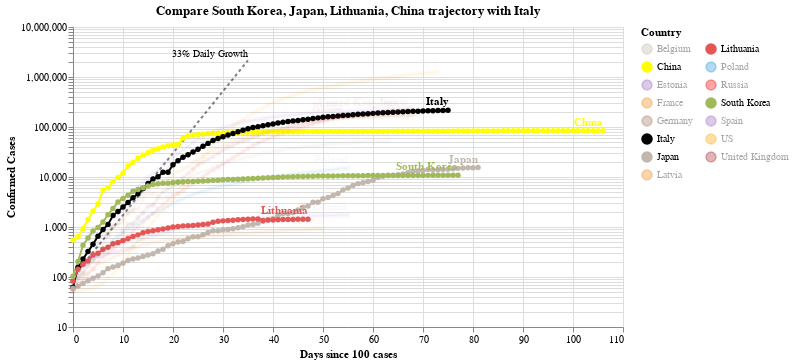

Write notebook code for a chart like this one.
### Code cell
#hide_input
chart3 = make_since_chart(dff2, ['South Korea', 'Japan', 'Lithuania', 'China'], baseline_countries)
chart3

### Figure 1 — Vega-Lite specification as saved in the notebook (floating-point values rounded to 4 significant figures; data arrays with more than 128 entries replaced by an {"elided": "..."} marker saying what was removed)
{"config": {"view": {"continuousWidth": 400, "continuousHeight": 300}}, "layer": [{"mark": {"type": "line", "color": "black", "opacity": 0.5, "strokeDash": [3, 3]}, "encoding": {"x": {"type": "quantitative", "field": "Days since 100 cases"}, "y": {"type": "quantitative", "field": "Confirmed Cases"}}}, {"mark": {"type": "text", "align": "right", "dy": -6, "fontSize": 10, "text": "33% Daily Growth"}, "encoding": {"x": {"type": "quantitative", "field": "Days since 100 cases"}, "y": {"type": "quantitative", "field": "Confirmed Cases"}}, "transform": [{"filter": "(datum['Days since 100 cases'] >= 35)"}]}, {"data": {"name": "data-a58c63f9ff5823d68f13178570572ab0"}, "mark": {"type": "line", "point": true}, "encoding": {"color": {"type": "nominal", "field": "Country", "legend": {"columns": 2}, "scale": {"domain": ["Belgium", "China", "Estonia", "France", "Germany", "Italy", "Japan", "Latvia", "Lithuania", "Poland", "Russia", "South Korea", "Spain", "US", "United Kingdom"], "range": ["#C1B7AD", "yellow", "#9467bd", "#F58518", "#9D755D", "black", "#C1B7AD", "#F58518", "#E45756", "#2495D3", "red", "#A1BA59", "#9467bd", "orange", "brown"]}}, "opacity": {"condition": {"value": 1, "selection": "selector001"}, "value": 0.05}, "tooltip": [{"type": "nominal", "field": "Country"}, {"type": "temporal", "field": "Date"}, {"type": "quantitative", "field": "Confirmed Cases"}, {"type": "quantitative", "field": "Days since 100 cases"}], "x": {"type": "quantitative", "field": "Days since 100 cases"}, "y": {"type": "quantitative", "field": "Confirmed Cases", "scale": {"type": "log"}}}, "selection": {"selector001": {"type": "multi", "fields": ["Country"], "bind": "legend", "init": [{"Country": "South Korea"}, {"Country": "Japan"}, {"Country": "Lithuania"}, {"Country": "China"}, {"Country": "Italy"}]}}, "width": 550}, {"data": {"name": "data-a58c63f9ff5823d68f13178570572ab0"}, "mark": {"type": "text", "align": "right", "dy": -8, "fontWeight": "bold"}, "encoding": {"color": {"type": "nominal", "field": "Country", "legend": {"columns": 2}, "scale": {"domain": ["Belgium", "China", "Estonia", "France", "Germany", "Italy", "Japan", "Latvia", "Lithuania", "Poland", "Russia", "South Korea", "Spain", "US", "United Kingdom"], "range": ["#C1B7AD", "yellow", "#9467bd", "#F58518", "#9D755D", "black", "#C1B7AD", "#F58518", "#E45756", "#2495D3", "red", "#A1BA59", "#9467bd", "orange", "brown"]}}, "opacity": {"condition": {"value": 1, "selection": "selector001"}, "value": 0.05}, "text": {"type": "nominal", "field": "Country"}, "tooltip": [{"type": "nominal", "field": "Country"}, {"type": "temporal", "field": "Date"}, {"type": "quantitative", "field": "Confirmed Cases"}, {"type": "quantitative", "field": "Days since 100 cases"}], "x": {"type": "quantitative", "field": "Days since 100 cases"}, "y": {"type": "quantitative", "field": "Confirmed Cases", "scale": {"type": "log"}}}, "transform": [{"filter": "(datum['Date'] >= 1588809600000)"}], "width": 550}], "data": {"name": "data-c1a3bbf4dd040f2e7e8e7a69520e3c2a"}, "title": "Compare South Korea, Japan, Lithuania, China trajectory with Italy", "$schema": "https://vega.github.io/schema/vega-lite/v4.0.2.json", "datasets": {"data-c1a3bbf4dd040f2e7e8e7a69520e3c2a": [{"Days since 100 cases": 0, "Confirmed Cases": 100.0}, {"Days since 100 cases": 1, "Confirmed Cases": 133.0}, {"Days since 100 cases": 2, "Confirmed Cases": 176.9}, {"Days since 100 cases": 3, "Confirmed Cases": 235.3}, {"Days since 100 cases": 4, "Confirmed Cases": 312.9}, {"Days since 100 cases": 5, "Confirmed Cases": 416.2}, {"Days since 100 cases": 6, "Confirmed Cases": 553.5}, {"Days since 100 cases": 7, "Confirmed Cases": 736.1}, {"Days since 100 cases": 8, "Confirmed Cases": 979.1}, {"Days since 100 cases": 9, "Confirmed Cases": 1302.0}, {"Days since 100 cases": 10, "Confirmed Cases": 1732.0}, {"Days since 100 cases": 11, "Confirmed Cases": 2303.0}, {"Days since 100 cases": 12, "Confirmed Cases": 3064.0}, {"Days since 100 cases": 13, "Confirmed Cases": 4074.0}, {"Days since 100 cases": 14, "Confirmed Cases": 5419.0}, {"Days since 100 cases": 15, "Confirmed Cases": 7207.0}, {"Days since 100 cases": 16, "Confirmed Cases": 9586.0}, {"Days since 100 cases": 17, "Confirmed Cases": 12750.0}, {"Days since 100 cases": 18, "Confirmed Cases": 16960.0}, {"Days since 100 cases": 19, "Confirmed Cases": 22550.0}, {"Days since 100 cases": 20, "Confirmed Cases": 29990.0}, {"Days since 100 cases": 21, "Confirmed Cases": 39890.0}, {"Days since 100 cases": 22, "Confirmed Cases": 53060.0}, {"Days since 100 cases": 23, "Confirmed Cases": 70560.0}, {"Days since 100 cases": 24, "Confirmed Cases": 93850.0}, {"Days since 100 cases": 25, "Confirmed Cases": 124800.0}, {"Days since 100 cases": 26, "Confirmed Cases": 166000.0}, {"Days since 100 cases": 27, "Confirmed Cases": 220800.0}, {"Days since 100 cases": 28, "Confirmed Cases": 293700.0}, {"Days since 100 cases": 29, "Confirmed Cases": 390600.0}, {"Days since 100 cases": 30, "Confirmed Cases": 519500.0}, {"Days since 100 cases": 31, "Confirmed Cases": 690900.0}, {"Days since 100 cases": 32, "Confirmed Cases": 918900.0}, {"Days since 100 cases": 33, "Confirmed Cases": 1222000.0}, {"Days since 100 cases": 34, "Confirmed Cases": 1625000.0}, {"Days since 100 cases": 35, "Confirmed Cases": 2162000.0}], "data-a58c63f9ff5823d68f13178570572ab0": {"elided": "1020 records"}}}
